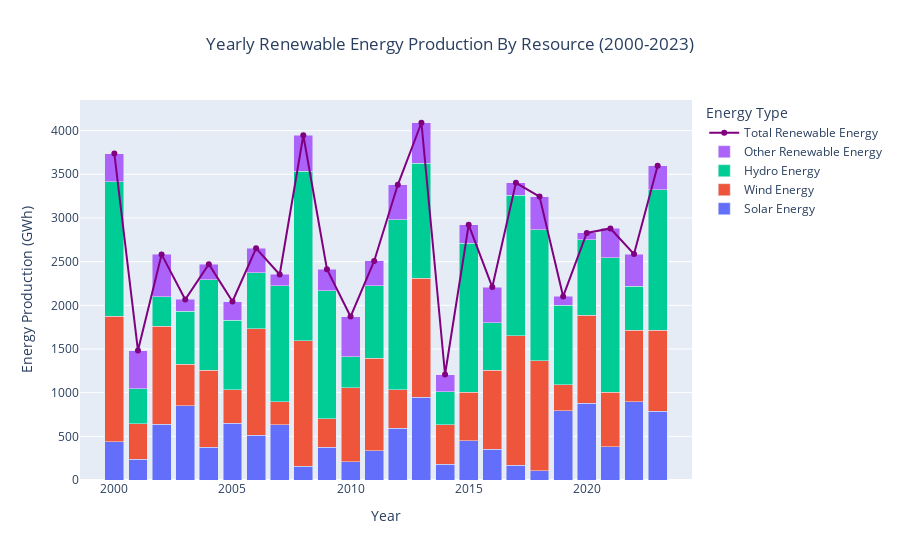

Notebook source saved alongside this figure:
### Markdown cell above
### This plot aggregates the total sums of renewable energy production by resource for all countries over all years. ###

### Code cell
yearly_totals = df.drop(columns='Country').groupby('Year').sum()

fig = go.Figure()
fig.add_trace(go.Bar(name='Solar Energy', x=yearly_totals.index, y=yearly_totals['SolarEnergy']))
fig.add_trace(go.Bar(name='Wind Energy', x=yearly_totals.index, y=yearly_totals['WindEnergy']))
fig.add_trace(go.Bar(name='Hydro Energy', x=yearly_totals.index, y=yearly_totals['HydroEnergy']))
fig.add_trace(go.Bar(name='Other Renewable Energy', x=yearly_totals.index, y=yearly_totals['OtherRenewableEnergy']))
fig.add_trace(go.Scatter(name='Total Renewable Energy', x=yearly_totals.index, y=yearly_totals['TotalRenewableEnergy']
                         , mode='lines+markers', line=dict(color='purple', width=2)))

fig.update_layout(
    barmode='stack',
    title='Yearly Renewable Energy Production By Resource (2000-2023)',
    title_x=.5,
    xaxis_title='Year',
    yaxis_title='Energy Production (GWh)',
    legend_title='Energy Type'
)

fig.show()

### Figure 1 — Plotly figure (JSON) as saved in the notebook; plotly's stock layout.template omitted (floating-point values rounded to 4 significant figures)
{"data": [{"name": "Solar Energy", "type": "bar", "x": [2000, 2001, 2002, 2003, 2004, 2005, 2006, 2007, 2008, 2009, 2010, 2011, 2012, 2013, 2014, 2015, 2016, 2017, 2018, 2019, 2020, 2021, 2022, 2023], "y": [437.1, 240.4, 641.0, 849.2, 373.8, 650.7, 510.5, 633.2, 158.5, 374.2, 209.8, 332.9, 592.0, 945.5, 179.6, 449.8, 352.8, 167.1, 105.0, 794.1, 876.8, 379.9, 898.5, 784.7]}, {"name": "Wind Energy", "type": "bar", "x": [2000, 2001, 2002, 2003, 2004, 2005, 2006, 2007, 2008, 2009, 2010, 2011, 2012, 2013, 2014, 2015, 2016, 2017, 2018, 2019, 2020, 2021, 2022, 2023], "y": [1436.0, 402.8, 1120.0, 476.0, 882.2, 381.3, 1221.0, 260.4, 1434.0, 327.0, 843.7, 1061.0, 440.3, 1363.0, 454.8, 552.8, 905.5, 1483.0, 1260.0, 296.3, 1010.0, 622.7, 813.9, 929.7]}, {"name": "Hydro Energy", "type": "bar", "x": [2000, 2001, 2002, 2003, 2004, 2005, 2006, 2007, 2008, 2009, 2010, 2011, 2012, 2013, 2014, 2015, 2016, 2017, 2018, 2019, 2020, 2021, 2022, 2023], "y": [1544.0, 398.7, 335.0, 609.1, 1034.0, 796.6, 639.4, 1333.0, 1942.0, 1463.0, 358.5, 829.9, 1948.0, 1316.0, 376.9, 1709.0, 539.6, 1613.0, 1502.0, 909.4, 862.5, 1540.0, 503.3, 1611.0]}, {"name": "Other Renewable Energy", "type": "bar", "x": [2000, 2001, 2002, 2003, 2004, 2005, 2006, 2007, 2008, 2009, 2010, 2011, 2012, 2013, 2014, 2015, 2016, 2017, 2018, 2019, 2020, 2021, 2022, 2023], "y": [319.4, 439.8, 486.5, 132.5, 181.1, 214.9, 281.4, 126.7, 413.8, 248.1, 459.2, 284.0, 398.8, 464.8, 196.4, 210.5, 411.0, 139.4, 378.1, 102.1, 78.6, 336.9, 371.0, 272.2]}, {"line": {"color": "purple", "width": 2}, "mode": "lines+markers", "name": "Total Renewable Energy", "type": "scatter", "x": [2000, 2001, 2002, 2003, 2004, 2005, 2006, 2007, 2008, 2009, 2010, 2011, 2012, 2013, 2014, 2015, 2016, 2017, 2018, 2019, 2020, 2021, 2022, 2023], "y": [3737.0, 1482.0, 2583.0, 2067.0, 2471.0, 2044.0, 2652.0, 2353.0, 3947.0, 2412.0, 1871.0, 2508.0, 3379.0, 4090.0, 1208.0, 2922.0, 2209.0, 3402.0, 3245.0, 2102.0, 2828.0, 2880.0, 2587.0, 3597.0]}], "layout": {"autosize": true, "barmode": "stack", "legend": {"title": {"text": "Energy Type"}}, "title": {"text": "Yearly Renewable Energy Production By Resource (2000-2023)", "x": 0.5}, "xaxis": {"autorange": true, "range": [1999.0, 2024.0], "showspikes": false, "title": {"text": "Year"}, "type": "linear"}, "yaxis": {"autorange": true, "range": [0, 4402.0], "showspikes": false, "title": {"text": "Energy Production (GWh)"}, "type": "linear"}}}
